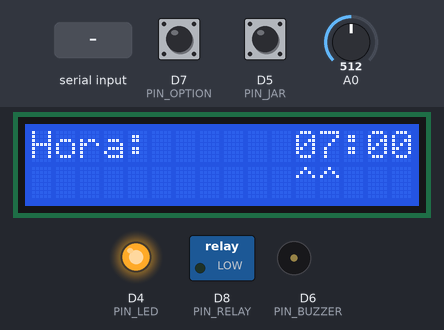
This sketch was run on a simulated ESP8266 (Wemos D1 mini). Parts: 16×2 character LCD, switched loads named in the sketch (green lamp = pin HIGH), output pins drawn as LEDs (lit = HIGH), buzzer (waves = sounding, pin HIGH). The inputs (shaded band) are chosen by the test bench; at power-on: D7 (PIN_OPTION) HIGH, D5 (PIN_JAR) HIGH, A0 = 512. WiFi joins after 1.5 s; servers stay silent unless stated; network time is answered at once with the bench clock; the local clock reads 2024-03-15 10:24:30 at power-on unless the sketch sets it; EEPROM starts erased; what the sketch prints to the serial monitor is not drawn.

Above: at 3.8 s.
3.9 s: "90,45\n" received over Serial
At 5.9 s:
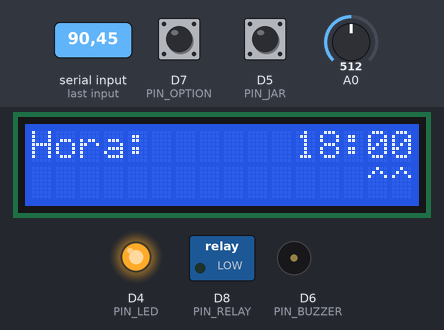
6.8 s: D7 (PIN_OPTION) pulled LOW for 3.2 s
At 9.2 s:
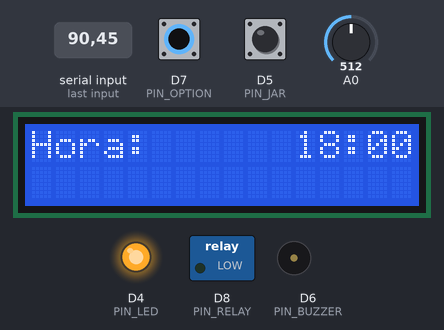
13.0 s: D7 (PIN_OPTION) pulled LOW for 0.15 s
At 14.8 s:
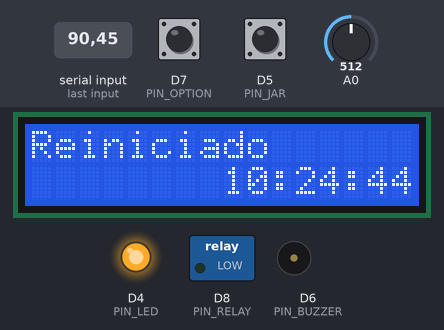
16.1 s: D5 (PIN_JAR) pulled LOW for 0.15 s
At 18.8 s:
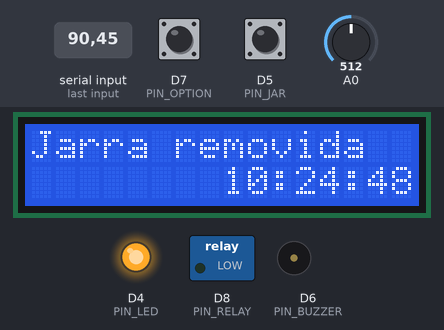
19.2 s: D5 (PIN_JAR) pulled LOW for 1 s
At 19.8 s:
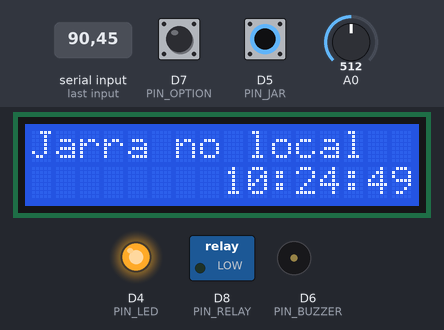
Timing chart, 0 to 22.2 s (numbered marks = the images above; inputs shaded):
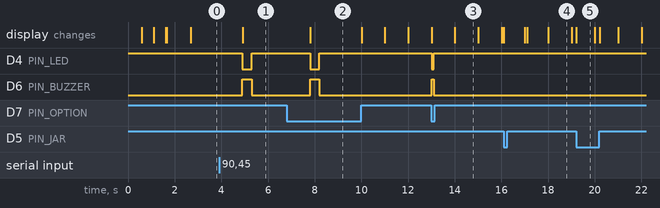

Measured:
- after the input at 3.9 s, D4 (PIN_LED): HIGH → LOW after 1.0 s, → HIGH 0.40 s later; D6 (PIN_BUZZER): LOW → HIGH after 1.0 s, → LOW 0.40 s later; the display: changes after 1.0 s (image 1)
- after the input at 6.8 s, D4 (PIN_LED): HIGH → LOW after 1.0 s, → HIGH 0.40 s later; D6 (PIN_BUZZER): LOW → HIGH after 1.0 s, → LOW 0.40 s later; the display: changes after 1.0 s (image 2)
- after the input at 13.0 s, D4 (PIN_LED): HIGH → LOW at once, → HIGH 0.08 s later; D6 (PIN_BUZZER): LOW → HIGH at once, → LOW 0.08 s later; the display: first changes at once (image 3 shows a later state)
- after the input at 16.1 s, the display: first changes at once (image 4 shows a later state)
- after the input at 19.2 s, the display: changes at once (image 5)
- what the display in image 3 shows lasts 1.0 s, from 14.0 s to 15.0 s
- what the display in image 5 shows lasts 0.8 s, from 19.2 s to 20.0 s

The sketch:

hackathon-1.ino
```cpp
/*
Usando a biblioteca Wire na versão 1.0 na pasta: ~/.arduino15/packages/esp8266/hardware/esp8266/2.7.4/libraries/Wire
Usando a biblioteca LiquidCrystal_I2C na versão 1.1.2 na pasta: ~/Projetos/arduino/libraries/LiquidCrystal_I2C
Usando a biblioteca ESP8266WiFi na versão 1.0 na pasta: ~/.arduino15/packages/esp8266/hardware/esp8266/2.7.4/libraries/ESP8266WiFi
Usando a biblioteca NTPClient na versão 3.2.0 na pasta: ~/Projetos/arduino/libraries/NTPClient
Usando a biblioteca EEPROM na versão 1.0 na pasta: ~/.arduino15/packages/esp8266/hardware/esp8266/2.7.4/libraries/EEPROM

Bibliotecas baixadas pela IDE
* LiquidCrystal I2C by Frank de Brabander Versão 1.1.2
* NTPClient by Fabrice Weinberg Versão 3.2.0

As demais são nativas

ATENÇÃO: Não esquecer de ajustar as informações do Wifi no arquivo "WifiConfig.h"
*/
#include <Wire.h>
#include <LiquidCrystal_I2C.h>
#include <ESP8266WiFi.h>
#include <NTPClient.h>
#include <WiFiUdp.h>

#define DEBUG

#include "WifiConfig.h"
#include "Functions.h"

/*
 * 1º HACKATHON CURSODEARDUINO.NET
 * https://quilled-canary-4b3.notion.site/1-Hackathon-CursoDeArduino-NET-6db064e90d9a43b7b637804cbf2d2304
 *
 * NÍVEL 1
 * [OK] Monte o circuito para utilizar o módulo rele para ligar/desligar a cafeteira
 * [OK] Programe o Arduino para ligar a cafeteira por 5 minutos e depois desligar
 * [OK] Programe o Arduino para repetir esse processo apenas a cada 23h55min
 *      Reprogramado no NÍVEL 3
 * NÍVEL 2
 * [OK] Adicione um buzzer no circuito
 * [OK] Programe para o buzzer ligar por 1 minuto assim que o café estiver pronto
 * [OK] Melhore esse alerta sonoro para um toque intermitente
 *      1 beep a cada 10 segundos durante 1 minuto
 * NÍVEL 3
 * [~~] Adicione o RTC ao circuito
 *      Não tenho o módulo. Substitui por comunicação com servidor NTP por WiFi
 * [OK] Mude a programação para ligar a cafeteira sempre no mesmo horário
 *      Pode ser ativado a qualquer momento entre 07:00 e 07:05
 * [OK] Programe para que nos finais de semana a cafeteira não ligue
 *
 * NÍVEL 4
 * [OK] Adicionar um sensor para verificar se a jarra está posicionada na cafeiteira
 * [OK] Programe para desligar a cafeteira se a jarra for removida
 *      Antes:   Se der o horário, é dado um aviso para colocar a jarra e a cafeteira não liga
 *               Se der 07:05 e a jarra não for colocada, a programação só ligará no próximo dia útil
 *      Durante: Pausa a cafeteira até que a jarra seja recolocada
 *               Se der 07:05 e a jarra não for recolocada, a programação só ligará no próximo dia útil
 *      Depois:  Encerra o alarme de café pronto e fica pronto para o próximo dia útil
 * [OK] O buzzer deve tocar novamente por 1 minutos a cada 5 minutos, até que nosso Arduino saiba que acordamos
 *
 * NÍVEL 5
 * [OK] Display LCD
 * [OK] Comunicação com servidor NTP por WiFi (por falta do módulo RTC)
 * [OK] Salva horário configurado na EEPROM
 * [OK] Configuração do horário para ligar cafeteira (botão multifução)
 * [OK] Configuração do horário para ligar cafeteira (potenciômetro)
 *      5 níveis:
 *      - Decrementa 2
 *      - Decrementa 1
 *      - Não faz nada
 *      - Incrementa 1
 *      - Incrementa 2
 * [OK] Configuração do horário para ligar cafeteira (serial)
 *      Formatos esperados:
 *      - HH:MM (ajusta hora e minuto)
 *      - D (ajusta valor da configuração atual, seja hora ou minuto)
 *      Se os valores informados forem muito maiores do que
 *
 * TIPOS DE ALARME
 *
 * Restart                 1 beep curto
 * Início com jarra        1 beep longo
 * Início sem jarra        2 beeps curtos
 * Jarra removida durante  2 beeps curtos
 * Término com jarra       6 beeps longos espaçados (repete após 5 minutos até a jarra ser removida)
 * Término sem jarra       1 beep curto
 * Fim de semana           3 beeps curtos
 * Muda configuração       1 beep longo
 *
 * COMPONENTES UTILIZADOS
 *
 * 1. Wemos D1 Mini
 * 2. Módulo relé 1 canal
 * 3. Buzzer ativo
 * 4. Push button (restart/configuração)
 * 5. Push button (detectar jarra)
 * 6. Display LCD
 * 7. Led
 * 8. Resistor (220 ohms)
 * 9. Potenciômetro (B10K)
 * 10. Jumpers (macho/macho, macho/fêmea)
 *
 * FUNÇÕES IMPLEMENTADAS
 *
 * 1. RESTART
 *    Simula o horário 06:55:55 para poder testar a funcionalidade diversas vezes
 * 2. Ligação inteligente
 *    Liga no horário caso a jarra esteja posicionada e avisa caso não esteja
 * 3. Retomada inteligente
 *    Recomeça de onde parou caso a jarra seja removida e recolocada em tempo hábil
 * 4. Alarme inteligente
 *    Avisa por 1 minuto a cada 5 minutos que o café está pronto até que a jarra seja retirada
 * 5. Configuração horário inicial
 *    1. Manter botão OPTION apertado enquanto estiver conectando na internet (boot)
 *    2. Clique curto incrementa valor
 *    3. Clique longo muda função
 *    Obs.: Também é possível fazer o ajuste pelo potenciômetro ou pelo serial.
*/

void setup() {
  Serial.begin(115200);

  setupStoredData();
  setupLed();
  setupRelay();
  setupBuzzer();
  setupRestart();
  setupDisplay();
  setupWifi();
  setupTime();
  setupJar();
  setupMode();

  resetStatus();
}

void loop() {
  current = millis();

  if (configMode) {
    listenConfigModeDisplay();
    listenConfigModeButton();
    listenConfigModeAction();
  } else {
    listenRestart();
    printRemainingTime();

    updateTime();

    listenJarState();
    listenStartTime();
    listenEndTime();
    listenJarRemoval();
  }

  sendBeeps();
}
```

Functions.h
```cpp
#include "ConfigFunctions.h"
#include "Utils.h"
#include "Setups.h"

#define COFFEE 300000 // 5 minutos

/**
 * Ação do botão de RESTART
 *
 * Esta ação permite que eu possa refazer vários testes
 * sem precisar esperar a hora esperada
 *
 * Redefine as variáveis pro estado inicial e
 * coloca a hora para 5 segundos antes do horário programado
 */
void listenRestart() {
  if (!digitalRead(PIN_OPTION) && current - lastRestart >= 1000) {
    digitalWrite(PIN_RELAY, LOW);
    lcd.setCursor(0, 0);
    lcd.print("Reiniciado      ");

    resetStatus();

    accumulatedOffset -= timeClient.getSeconds() + 5; // 5 seconds before expected time
    accumulatedOffset -= 60 * (timeClient.getMinutes() - expectedMinute);
    accumulatedOffset -= 3600 * (timeClient.getHours() - expectedHour);
    timeClient.setTimeOffset(accumulatedOffset);

    sendBeep(1, 100, 50);
  }
}

/**
 * Atualiza o display com o tempo remanescente para conclusão do preparo.
 *
 * Fluxos de exceção:
 * - Limpa o trecho do display caso não esteja em preparo
 */
void printRemainingTime() {
  if (makingCoffee) {
    if (current - lastRemainingTime >= 1000) {
      lastRemainingTime = current;
      uint remainingTime = (COFFEE - timeLapsed - current + lastCoffee) / 1000;
      uint remainingMinutes = remainingTime / 60;
      uint remainingSeconds = remainingTime % 60;
      char cstr[5];
      sprintf_P(cstr, PSTR("%02d:%02d"), remainingMinutes, remainingSeconds);
      lcd.setCursor(0, 1);
      lcd.print(cstr);
      remainingTimeCleaned = false;
    }
  } else if (coffeeReady && !remainingTimeCleaned) {
    remainingTimeCleaned = true;
    lcd.setCursor(0, 1);
    lcd.print("     ");
  }
}

// Atualiza a exibição da hora no display
void updateTime() {
  timeClient.update();

  if (current - lastUpdateTime >= 1000) {
    lastUpdateTime = current;
    lcd.setCursor(8, 1);
    lcd.print(timeClient.getFormattedTime());
  }
}

/**
 * Gerencia a situação da jarra.
 *
 * Ou seja, se está posicionada ou não no local
 *
 * Fluxos de exceção tratados:
 * - Retirada da jarra com o café sendo preparado
 */
void listenJarState() { // mensagem de baixa prioridade
  if (current - lastCheckJar >= 1000 && jarInPlace == digitalRead(PIN_JAR)) {
    lastCheckJar = current;
    jarInPlace = !jarInPlace;
    if (jarInPlace) {
      lcd.setCursor(0, 0);
      lcd.print("Jarra no local  ");
    } else {
      if (makingCoffee) {
        timeLapsed += current - lastCoffee;
        makingCoffee = false;
        sendBeep(2, 100, 50);
        digitalWrite(PIN_RELAY, LOW);
      }
      lcd.setCursor(0, 0);
      lcd.print("Jarra removida  ");
    }
  }
}
/**
 * Ação que verifica a possibilidade de ligar a cafeteira.
 *
 * Fluxos de exceção tratados:
 * - Final de semana
 * - Horário correto, mas sem a jarra
 */
void listenStartTime() {
  if (!makingCoffee && !coffeeReady && isShowTime()) {
    if (isWeekend()) {
      if (renderWeekend) {
        renderWeekend = false;
        lcd.setCursor(0, 0);
        lcd.print("Fim de semana   ");
        sendBeep(3, 100, 50);
      }
    } else if (jarInPlace) {
      renderWeekend = true;
      checkJarInPlace = true;
      sendBeep(1, 400, 50);
      makingCoffee = true;
      lastCoffee = current;
      lcd.setCursor(0, 0);
      lcd.print("Esquentando...  ");
      digitalWrite(PIN_RELAY, HIGH);
    } else if (checkJarInPlace) {
      renderWeekend = true;
      checkJarInPlace = false;
      sendBeep(2, 100, 50);
      lcd.setCursor(0, 0);
      lcd.print("Coloque a jarra ");
    }
  }
}

/**
 * Trata o momento que o café está pronto.
 */
void listenEndTime () {
  if (makingCoffee && current - lastCoffee + timeLapsed >= COFFEE) {
    coffeeReady = true;
    makingCoffee = false;
    digitalWrite(PIN_RELAY, LOW);
    lcd.setCursor(0, 0);
    lcd.print("Bom dia!        ");
  } else if (coffeeReady && current - lastCheckJarRemoval >= COFFEE) {
    lastCheckJarRemoval = current;
    sendBeep(6, 400, 9600);  // 1 beep a cada 10 segundos durante 1 minuto
  }
}

/**
 * Trata o momento após o café estar pronto e a jarra ter sido retirada
 */
void listenJarRemoval () {
  if (coffeeReady && !jarInPlace) {
    coffeeReady = false;
    sendBeep(1, 100, 50);
  }
}
```

Setups.h
```cpp
// Definições dos pinos
#define PIN_JAR D5            // OK - PULL UP
#define PIN_RELAY D8

// Valores padrão das variáveis globais
int accumulatedOffset = -10800;
bool jarInPlace = false;
uint lastUpdateTime = 0;
uint lastRestart = 0;
bool coffeeReady = false;
bool makingCoffee = false;
uint lastCoffee = 0;
bool checkJarInPlace = true;
uint lastCheckJarRemoval = 0;
uint lastCheckJar = 0;
uint timeLapsed = 0;
uint lastRemainingTime = 0;
bool remainingTimeCleaned = false;
bool renderWeekend = true;

// Função para redefinir o estado inicial
void resetStatus() {
  jarInPlace = !digitalRead(PIN_JAR);
  checkJarInPlace = true;

  lastBeep = 0;
  totalBeeps = 0;
  timerOn = 0;
  timerOff = 0;
  beepOn = false;

  lastAnalogRead = 0;
  lastUpdateTime = 0;
  lastCheckJarRemoval = 0;
  lastCheckJar = 0;
  lastRemainingTime = 0;
  remainingTimeCleaned = false;
  renderWeekend = true;

  timeLapsed = 0;

  lastRestart = current;
  coffeeReady = false;
  makingCoffee = false;
  lastCoffee = 0;
}

void setupJar() {
  pinMode(PIN_JAR, INPUT_PULLUP);
}

void setupDisplay() {
  lcd.init();
  lcd.backlight();
  lcd.setCursor(0, 0);
  lcd.print("Iniciando...    ");
}

void setupRelay() {
  pinMode(PIN_RELAY, OUTPUT);
}

void setupBuzzer() {
  pinMode(PIN_BUZZER, OUTPUT);
}

void setupRestart() {
  pinMode(PIN_OPTION, INPUT_PULLUP);
}

void setupLed () {
  pinMode(PIN_LED, OUTPUT);
  digitalWrite(PIN_LED, HIGH);
}

void setupWifi() {
  WiFi.begin(WIFI_SSID, WIFI_PSWD);
  lcd.setCursor(0, 0);
  lcd.print("Conectando      ");
  int cursor = 10;
  lcd.setCursor(cursor, 0);
  while (WiFi.status() != WL_CONNECTED) {
    delay(500);
    if (++cursor > 13) {
      cursor = 10;
      lcd.setCursor(cursor, 0);
      lcd.print("   ");
      lcd.setCursor(cursor, 0);
    } else {
      lcd.print(".");
    }
  }
  lcd.setCursor(0, 0);
  lcd.print("Conectado!      ");
}

void setupTime() {
  timeClient.begin();
  timeClient.setTimeOffset(accumulatedOffset); // -3 hours
  timeClient.update();
}

void setupMode () {
  if (configMode || !digitalRead(PIN_OPTION)) {
    configMode = true;
    lcd.setCursor(0, 0);
    lcd.print("Config          ");
    delay(1000);
  }
}
```

Utils.h
```cpp
WiFiUDP ntpUDP;
NTPClient timeClient(ntpUDP, "pool.ntp.org");


/**
 * Função para verificar se a data atual é fim de semana
 *
 * Retorna true se for 0 (domingo) ou 6 (sábado)
 */
#ifndef DEBUG
bool isWeekend() {
  return timeClient.getDay() % 6 == 0;
}
#else
bool isWeekend () {
  return false;
}
#endif

/**
 * Função para verificar se está na hora esperada para ligar a cafeteira
 *
 * Retorna true se o horário atual estiver entre o horário esperado e 5 minutos após o horário esperado
 * Ou seja, após os 5 minutos do horário esperado, a cafeteira só religa no próximo dia útil
 */
bool isShowTime() { // se resetar antes do limite, ainda está valendo
  uint currentHour = timeClient.getHours();
  uint currentMinute = timeClient.getMinutes();

  return (currentHour == expectedHour && expectedMinute <= currentMinute && currentMinute < 5 + expectedMinute) || (expectedMinute > 55 && currentHour == ((1 + expectedHour) % 24) && currentMinute < expectedMinute - 55);
}
```

ConfigBuzzer.h
```cpp
#define PIN_BUZZER D6
#define PIN_LED D4            // OK

uint current = 0;
bool configMode = false;

uint lastBeep = 0;
uint totalBeeps = 0;
uint timerOn = 0;
uint timerOff = 0;
bool beepOn = false;

/**
 * Define as configurações de beep para serem executadas posteriormente.
 *
 * Isso porque durante a mesma execução do loop, pode haver situações
 * mais prioritárias que outras fazendo com que o comportamento do beep
 * seja sobreescrito por algo mais prioritário
 *
 * @param _totalBeeps   número de beeps
 * @param _timerOn      tempo que cada beep deve permanecer ligado
 * @param _timerOff     tempo entre beeps
*/
void sendBeep (uint _totalBeeps, uint _timerOn, uint _timerOff) {
  totalBeeps = _totalBeeps;
  timerOn = _timerOn;
  timerOff = _timerOff;
}

/**
 * Executa os beeps priopriamente ditos.
 *
 * Liga e desliga de acordo com as configurações definidas
 */
void sendBeeps () {
  if (totalBeeps > 0) {
    if (!beepOn && current - lastBeep >= timerOff) {
      lastBeep = current;
      digitalWrite(PIN_BUZZER, HIGH);
      digitalWrite(PIN_LED, LOW);
      beepOn = true;
    } else if (beepOn && current - lastBeep >= timerOn) {
      lastBeep = current;
      digitalWrite(PIN_BUZZER, LOW);
      digitalWrite(PIN_LED, HIGH);
      beepOn = false;
      --totalBeeps;
    }
  }
}
```

ConfigLcd.h
```cpp
#define DISPLAY_ADDRESS 0x27

LiquidCrystal_I2C lcd(DISPLAY_ADDRESS, 16, 2);
```

WifiConfig.h
```cpp
#define WIFI_SSID "..."
#define WIFI_PSWD "..."
```

Source omitted: ConfigFunctions.h (5813 bytes)
